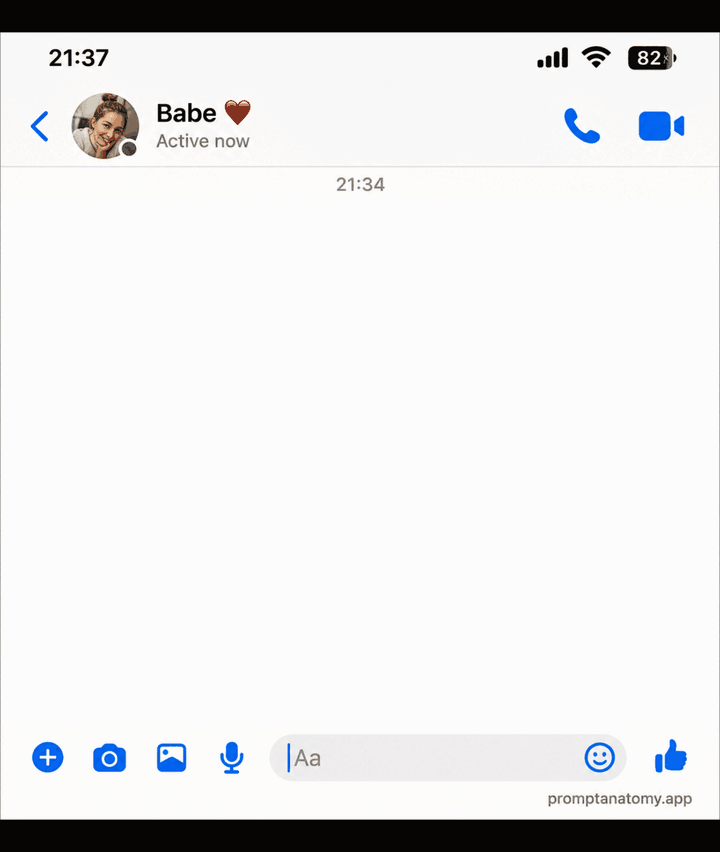
#> input picture chat-gifs/src/babe_voice_agent.gif, 720 x 852 px
$ python babe_voice_agent.py
#> lines starting #> are read from the running program, lines starting #| are printed output that depends on the picture
### chat-gifs/common.py
"""Shared helpers: unpack a GIF into PNG frames, write an ffmpeg concat list
with per-frame durations, and save a mono WAV."""
import os
import wave

import numpy as np
from PIL import Image

SR = 44100


def unpack(gif, out_dir):
    """Save every GIF frame as out_dir/frames/NNN.png and return the frame count."""
#> called with gif = 'src/babe_voice_agent.gif', out_dir = 'build/babe_voice_agent'
    os.makedirs(f"{out_dir}/frames", exist_ok=True)
    im = Image.open(gif)
#> im is the input picture: PIL image 720x852 P; mean R, G, B 228.5, 228.7, 229.4
    for i in range(im.n_frames):
        im.seek(i)
        im.convert("RGB").save(f"{out_dir}/frames/{i:03d}.png")
#> this loop made 56 passes
#> pass 2, in unpack, `im.convert("RGB").save(f"{out_dir}/frames/{i:03d}.png")`:
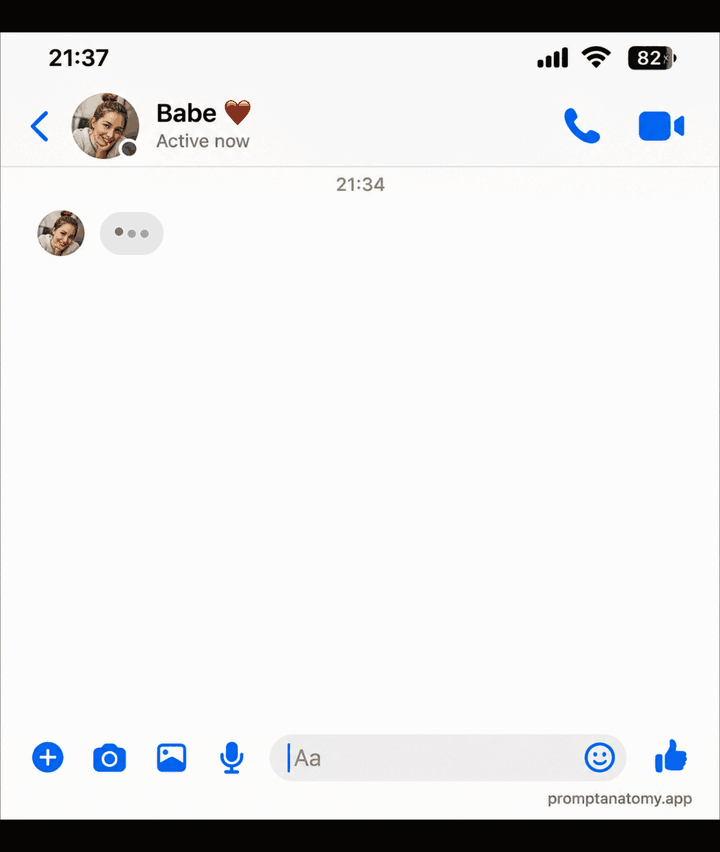
#> saved as 001.png: PIL image 720x852 RGB; mean R, G, B 228.1, 228.3, 228.9
#> after the loop:
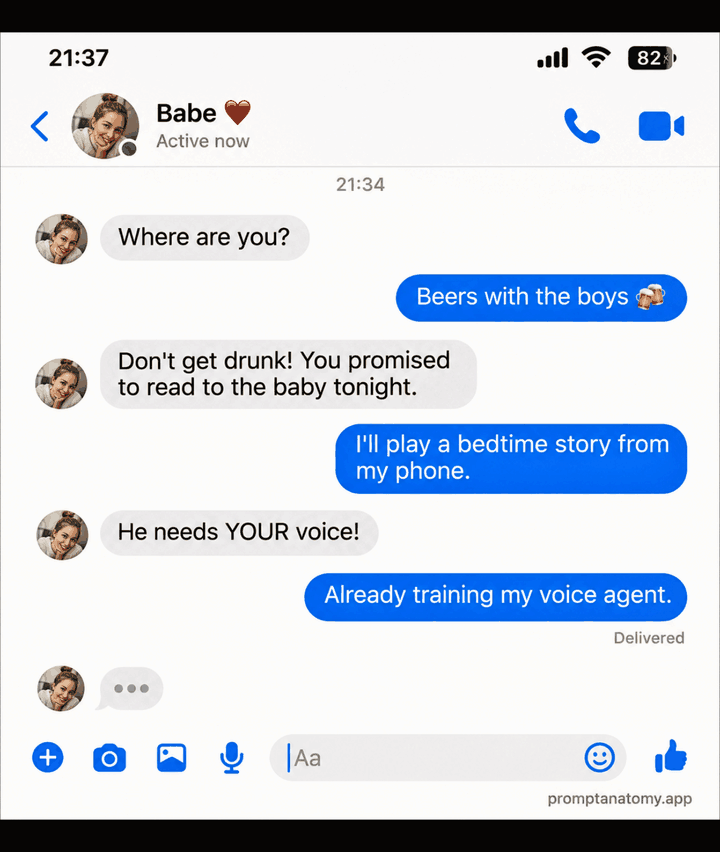
#> im: PIL image 720x852 RGB; mean R, G, B 203.6, 211.3, 222.4
    return im.n_frames


def write_concat(out_dir, dur_ms):
    """Concat-demuxer list; the last frame is repeated so its duration is honoured."""
    n = len(dur_ms)
    with open(f"{out_dir}/list.txt", "w") as f:
        for i, d in enumerate(dur_ms):
            f.write(f"file 'frames/{i:03d}.png'\nduration {d / 1000}\n")
        f.write(f"file 'frames/{n - 1:03d}.png'\n")
    starts = np.cumsum([0] + list(dur_ms[:-1])) / 1000
    return starts, sum(dur_ms) / 1000


def env(n, a, d):
    """Attack-then-exponential-decay envelope, n samples long."""
    t = np.arange(n) / SR
    return np.minimum(t / max(a, 1e-5), 1) * np.exp(-t / d)


def put(buf, sig, t, g=1.0):
    """Mix sig into buf at time t (seconds), clipped to the buffer end."""
    s = int(t * SR)
    if s >= len(buf):
        return
    e = min(len(buf), s + len(sig))
    buf[s:e] += g * sig[: e - s]


def save_wav(path, x, peak=0.9):
    x = x / np.abs(x).max() * peak
    with wave.open(path, "w") as w:
        w.setnchannels(1)
        w.setsampwidth(2)
        w.setframerate(SR)
        w.writeframes((x * 32767).astype(np.int16).tobytes())

### chat-gifs/babe_voice_agent.py
"""Babe / Voice Agent: re-time the Messenger GIF (19.9 s -> 14.85 s) and compose a
catchy music bed with chat SFX, a tape-stop at the punchline and an ending sting.

Writes build/babe_voice_agent/{frames/, list.txt, audio.wav}. build.sh does the encode.
"""
import sys

import numpy as np

from common import SR, env, put, save_wav, unpack, write_concat

OUT = sys.argv[1] if len(sys.argv) > 1 else "build/babe_voice_agent"
N = unpack("src/babe_voice_agent.gif", OUT)
#> N = 56

dots = {*range(1, 7), *range(13, 19), *range(25, 31)}  # her typing indicator
enddots = set(range(37, 55))  # endless typing after the punchline
# Reading holds (ms): long message (21) longest; punchline (36) holds 1.5 s;
# last frame long enough for the dun-dun-DUN tail.
hold = {0: 250, 9: 900, 12: 1000, 21: 1800, 24: 1500, 33: 1300, 36: 1500, 55: 1800}
dur = [hold.get(i, 100 if i in dots else 120 if i in enddots else 70) for i in range(N)]
st, total = write_concat(OUT, dur)
#> st = 56 values from 0 to 13.05; total = 14.85

rng = np.random.default_rng(3)
L = int(SR * total)  # exactly the video length, so the fade-out lands
#> L = 654885
mid = lambda m: 440 * 2 ** ((m - 69) / 12)

# ---------- music bed: 116 BPM, C-Am-F-G, plucked hook
BPM = 116
beat = 60 / BPM
t_stop = st[34]  # "Already training my voice agent." appears
#> t_stop = 9.25
mus = np.zeros(L)


def pluck(f, d=0.35):  # Karplus-Strong
    n, p = int(d * SR), int(SR / f)
    buf = rng.uniform(-1, 1, p)
    out = np.zeros(n)
    for i in range(n):
        out[i] = buf[i % p]
        buf[i % p] = 0.5 * (buf[i % p] + buf[(i + 1) % p]) * 0.996
    return out * env(n, 0.001, d / 2.5)


def kick():
    n = int(0.25 * SR)
    t = np.arange(n) / SR
    f = 50 + 90 * np.exp(-t / 0.03)
    return np.sin(2 * np.pi * np.cumsum(f) / SR) * env(n, 0.001, 0.09)


def snap():
    n = int(0.12 * SR)
    x = np.convolve(rng.normal(0, 1, n), [1, -1], "same")
    return (x * 0.6 + np.sin(2 * np.pi * 1800 * np.arange(n) / SR) * 0.3) * env(n, 0.001, 0.035)


def hat():
    n = int(0.05 * SR)
    return np.convolve(rng.normal(0, 1, n), [1, -1], "same") * env(n, 0.0005, 0.012)


def bass(f, d):
    n = int(d * SR)
    t = np.arange(n) / SR
    return (np.sin(2 * np.pi * f * t) + 0.3 * np.sin(4 * np.pi * f * t)) * env(n, 0.005, d / 2)


hook = [(0, 72), (0.5, 76), (1, 79), (1.5, 76), (2, 81), (2.75, 79), (3, 76), (3.5, 74),
        (4, 72), (4.5, 76), (5, 79), (5.5, 84), (6, 83), (6.5, 79), (7, 76), (7.5, 74)]
bassline = [(0, 48), (2, 45), (4, 41), (6, 43)]
cache = {}
nb = int(t_stop / beat) + 2
#> nb = 19
for b in range(0, nb, 8):
    for off, m in hook:
        cache.setdefault(m, pluck(mid(m)))
        put(mus, cache[m], (b + off) * beat, 0.35)
    for off, m in bassline:
        put(mus, bass(mid(m), beat * 2), (b + off) * beat, 0.35)
K, S, H = kick(), snap(), hat()
for b in range(nb):
    t = b * beat
    put(mus, K if b % 2 == 0 else S, t, 0.9 if b % 2 == 0 else 0.45)
    put(mus, H, t + beat / 2, 0.18)
    put(mus, H, t, 0.1)
fi = int(0.4 * SR)
mus[:fi] *= np.linspace(0, 1, fi)

# tape-stop at the punchline: playback rate ramps 1 -> 0 over 0.55 s
s, n = int(t_stop * SR), int(0.55 * SR)
#> s = 407925; n = 24255
src = mus[s : s + n].copy()
pos = np.clip(np.cumsum(np.linspace(1, 0, n) ** 1.3), 0, len(src) - 1)
stopped = np.interp(pos, np.arange(len(src)), src) * np.linspace(1, 0.2, n)
mus[s:] = 0
mus[s : s + n] = stopped[: len(mus) - s]

# ---------- sfx
fx = np.zeros(L)


def pop(f):
    n = int(0.15 * SR)
    t = np.arange(n) / SR
    fr = f * (1 + 0.6 * np.exp(-t / 0.01))
    return np.sin(2 * np.pi * np.cumsum(fr) / SR) * env(n, 0.001, 0.035)


def swoosh():
    n = int(0.22 * SR)
    x = rng.normal(0, 1, n)
    y = np.zeros(n)
    y1 = y2 = 0.0
    for i in range(n):
        w = 2 * np.pi * (900 + 3500 * i / n) / SR
        r = 0.96
        v = x[i] + 2 * r * np.cos(w) * y1 - r * r * y2
        y2, y1 = y1, v
        y[i] = v
    return y / np.abs(y).max() * np.sin(np.pi * np.linspace(0, 1, n)) ** 2


def tick(f):
    n = int(0.025 * SR)
    return np.sin(2 * np.pi * f * np.arange(n) / SR) * env(n, 0.0005, 0.005)


def blip():  # "voice agent" robot chirp
    out = np.zeros(int(0.5 * SR))
    for a, f in [(0, 660), (0.09, 990), (0.18, 523), (0.27, 1320)]:
        m = int(0.08 * SR)
        sq = np.sign(np.sin(2 * np.pi * f * np.arange(m) / SR)) * env(m, 0.002, 0.04)
        out[int(a * SR) : int(a * SR) + m] += sq
    return out * 0.5


def brass(f, d):
    n = int(d * SR)
    ph = 2 * np.pi * f * np.arange(n) / SR
    return sum(np.sin(k * ph) / k for k in range(1, 12)) * env(n, 0.01, d / 1.8)


for i in (7, 19, 31):  # her messages arrive
    put(fx, pop(700), st[i], 0.6)
for i in (10, 22, 34):  # his messages go out
    put(fx, swoosh(), st[i], 0.35)
    put(fx, pop(1050), st[i] + 0.05, 0.4)
put(fx, blip(), st[34] + 0.5, 0.35)
for i in sorted(enddots):
    put(fx, tick(2400 if i % 2 else 1800), st[i], 0.25)
a, b = st[37], st[55] + 0.2  # riser under the endless typing
#> a = 10.89; b = 13.25
n = int((b - a) * SR)
#> n = 104075
ph = 2 * np.pi * np.cumsum(np.linspace(110, 220, n)) / SR
put(fx, (np.sin(ph) + 0.5 * np.sin(2.02 * ph)) * np.linspace(0, 1, n) ** 2, a, 0.25)
z = st[55]  # dun-dun-DUN
#> z = 13.05
put(fx, brass(mid(43), 0.25), z, 0.35)
put(fx, brass(mid(42), 0.25), z + 0.25, 0.35)
put(fx, brass(mid(38), 1.1), z + 0.5, 0.45)
put(fx, kick(), z + 0.5, 0.8)

mix = mus * 0.7 + fx
fo = int(0.25 * SR)
mix[-fo:] *= np.linspace(1, 0, fo)
save_wav(f"{OUT}/audio.wav", mix)
print(f"babe_voice_agent: {N} frames, {total:.2f} s")
#| babe_voice_agent: 56 frames, 14.85 s
